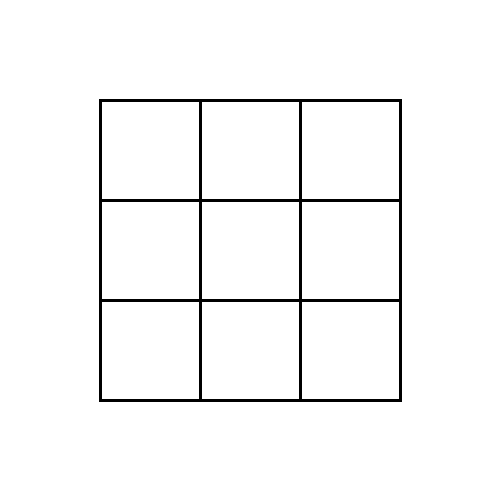
Frame 1 (no input)
Frame 60 (the mouse pressed at the canvas centre just before this capture): identical to frame 1, image omitted
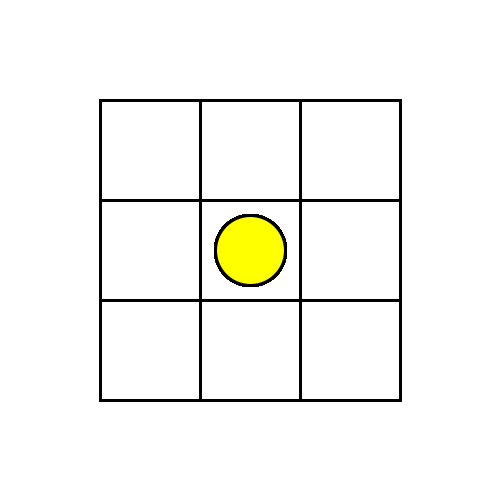
Frame 120 (the mouse held since frame 60 and released just before this capture)

The Processing sketch that drew these frames (run headless with seeded random() and noise(); from frame 60 on, the mouse is pressed at the canvas centre):

// Processing sketch: processing_120900
// ── processing_120900.pde

void setup()
{ 
  size(500, 500);
  background(255, 255, 255);
  strokeWeight(3);
  int i=100, j=100;
  while (i<=300)
  {
    while (j<=300)
    {
      rect(i, j, 100, 100);
      j+=100;
    }
    i+=100; 
    j=100;
  }
}

void draw()
{
   int x=0, y=0, a=255, b=255;
   int j=mouseX, k=mouseY;
   if(mouseX>100 && mouseX<400 && mouseY>100 && mouseY<400 && j!=200 && j!=300 && k!=200 && k!=300) 
  {
  if(mousePressed)
   { if(mouseX<200 && mouseX>100) x=100;
     if(mouseX<300 && mouseX>200) x=200;
     if(mouseX<400 && mouseX>300) x=300;
     if(mouseY<200 && mouseY>100) y=100;
     if(mouseY<300 && mouseY>200) y=200;
     if(mouseY<400 && mouseY>300) y=300;
 
      if(mouseButton==LEFT) { a=255; b=0; }
      if(mouseButton==LEFT) { a=0; b=255; }
   
   
   {fill(a,b,0);
   ellipse(x+50,y+50,70,70);}
   }}
}
